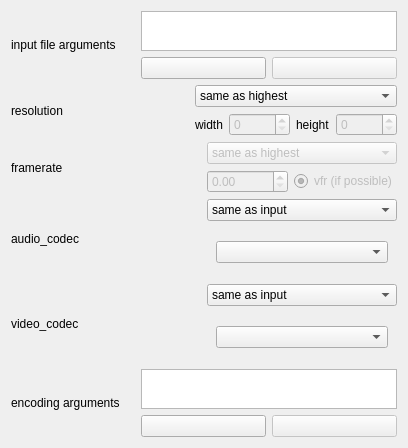
<?xml version="1.0" encoding="UTF-8"?>
<ui version="4.0">
 <class>VideoInfoWidget</class>
 <widget class="QWidget" name="VideoInfoWidget">
  <property name="geometry">
   <rect>
    <x>0</x>
    <y>0</y>
    <width>408</width>
    <height>448</height>
   </rect>
  </property>
  <property name="windowTitle">
   <string>Form</string>
  </property>
  <layout class="QGridLayout" name="gridLayout">
   <item row="0" column="0">
    <layout class="QHBoxLayout" name="horizontalLayout_11">
     <item>
      <widget class="QLabel" name="label_8">
       <property name="sizePolicy">
        <sizepolicy hsizetype="Preferred" vsizetype="Preferred">
         <horstretch>0</horstretch>
         <verstretch>0</verstretch>
        </sizepolicy>
       </property>
       <property name="text">
        <string>input file arguments</string>
       </property>
      </widget>
     </item>
     <item>
      <layout class="QVBoxLayout" name="verticalLayout_7">
       <item>
        <widget class="QListWidget" name="listWidget_input_args">
         <property name="sizePolicy">
          <sizepolicy hsizetype="Preferred" vsizetype="Maximum">
           <horstretch>0</horstretch>
           <verstretch>0</verstretch>
          </sizepolicy>
         </property>
         <property name="maximumSize">
          <size>
           <width>16777215</width>
           <height>40</height>
          </size>
         </property>
         <property name="layoutDirection">
          <enum>Qt::LeftToRight</enum>
         </property>
         <property name="lineWidth">
          <number>1</number>
         </property>
         <property name="sizeAdjustPolicy">
          <enum>QAbstractScrollArea::AdjustIgnored</enum>
         </property>
         <property name="movement">
          <enum>QListView::Static</enum>
         </property>
         <property name="flow">
          <enum>QListView::LeftToRight</enum>
         </property>
         <property name="uniformItemSizes">
          <bool>false</bool>
         </property>
        </widget>
       </item>
       <item>
        <layout class="QHBoxLayout" name="horizontalLayout_12">
         <item>
          <widget class="QPushButton" name="pushButton_add_input_args">
           <property name="text">
            <string/>
           </property>
           <property name="icon">
            <iconset resource="main_resources.qrc">
             <normaloff>:/res/image/resources/plus.png</normaloff>:/res/image/resources/plus.png</iconset>
           </property>
          </widget>
         </item>
         <item>
          <widget class="QPushButton" name="pushButton_remove_input_args">
           <property name="enabled">
            <bool>false</bool>
           </property>
           <property name="text">
            <string/>
           </property>
           <property name="icon">
            <iconset resource="main_resources.qrc">
             <normaloff>:/res/image/resources/minus.png</normaloff>:/res/image/resources/minus.png</iconset>
           </property>
          </widget>
         </item>
        </layout>
       </item>
      </layout>
     </item>
    </layout>
   </item>
   <item row="2" column="0">
    <layout class="QHBoxLayout" name="horizontalLayout_5">
     <item>
      <widget class="QLabel" name="label_4">
       <property name="text">
        <string>framerate</string>
       </property>
      </widget>
     </item>
     <item>
      <layout class="QVBoxLayout" name="verticalLayout_3">
       <item>
        <widget class="QComboBox" name="comboBox_framerate">
         <property name="enabled">
          <bool>false</bool>
         </property>
         <item>
          <property name="text">
           <string>same as highest</string>
          </property>
         </item>
         <item>
          <property name="text">
           <string>same as lowest</string>
          </property>
         </item>
         <item>
          <property name="text">
           <string>60fps</string>
          </property>
         </item>
         <item>
          <property name="text">
           <string>30fps</string>
          </property>
         </item>
         <item>
          <property name="text">
           <string>custom</string>
          </property>
         </item>
        </widget>
       </item>
       <item>
        <layout class="QHBoxLayout" name="horizontalLayout_4">
         <item>
          <widget class="QDoubleSpinBox" name="doubleSpinBox_framerate">
           <property name="enabled">
            <bool>false</bool>
           </property>
          </widget>
         </item>
         <item>
          <widget class="QRadioButton" name="radioButton_vfr">
           <property name="enabled">
            <bool>false</bool>
           </property>
           <property name="text">
            <string>vfr (if possible)</string>
           </property>
           <property name="checked">
            <bool>true</bool>
           </property>
          </widget>
         </item>
        </layout>
       </item>
      </layout>
     </item>
    </layout>
   </item>
   <item row="3" column="0">
    <layout class="QHBoxLayout" name="horizontalLayout_6">
     <item>
      <widget class="QLabel" name="label_5">
       <property name="sizePolicy">
        <sizepolicy hsizetype="Expanding" vsizetype="Preferred">
         <horstretch>0</horstretch>
         <verstretch>0</verstretch>
        </sizepolicy>
       </property>
       <property name="text">
        <string>audio_codec</string>
       </property>
      </widget>
     </item>
     <item>
      <layout class="QVBoxLayout" name="verticalLayout_4">
       <item>
        <widget class="QComboBox" name="comboBox_audio_codec">
         <item>
          <property name="text">
           <string>same as input</string>
          </property>
         </item>
         <item>
          <property name="text">
           <string>custom</string>
          </property>
         </item>
        </widget>
       </item>
       <item>
        <widget class="QStackedWidget" name="stackedWidget_audio_codec">
         <property name="currentIndex">
          <number>1</number>
         </property>
         <widget class="QWidget" name="page_lineedit_audio_codec">
          <layout class="QGridLayout" name="gridLayout_4">
           <item row="0" column="0">
            <widget class="QLineEdit" name="lineEdit_audio_codec">
             <property name="enabled">
              <bool>false</bool>
             </property>
             <property name="sizePolicy">
              <sizepolicy hsizetype="Preferred" vsizetype="Fixed">
               <horstretch>0</horstretch>
               <verstretch>0</verstretch>
              </sizepolicy>
             </property>
            </widget>
           </item>
          </layout>
         </widget>
         <widget class="QWidget" name="page_combobox_audio_codec">
          <layout class="QGridLayout" name="gridLayout_5">
           <item row="0" column="0">
            <widget class="QComboBox" name="comboBox_input_audio_codec"/>
           </item>
          </layout>
         </widget>
        </widget>
       </item>
      </layout>
     </item>
    </layout>
   </item>
   <item row="5" column="0">
    <layout class="QHBoxLayout" name="horizontalLayout_9">
     <item>
      <widget class="QLabel" name="label_7">
       <property name="sizePolicy">
        <sizepolicy hsizetype="Preferred" vsizetype="Preferred">
         <horstretch>0</horstretch>
         <verstretch>0</verstretch>
        </sizepolicy>
       </property>
       <property name="text">
        <string>encoding arguments</string>
       </property>
      </widget>
     </item>
     <item>
      <layout class="QVBoxLayout" name="verticalLayout">
       <item>
        <widget class="QListWidget" name="listWidget_args">
         <property name="sizePolicy">
          <sizepolicy hsizetype="Preferred" vsizetype="Maximum">
           <horstretch>0</horstretch>
           <verstretch>0</verstretch>
          </sizepolicy>
         </property>
         <property name="maximumSize">
          <size>
           <width>16777215</width>
           <height>40</height>
          </size>
         </property>
         <property name="layoutDirection">
          <enum>Qt::LeftToRight</enum>
         </property>
         <property name="lineWidth">
          <number>1</number>
         </property>
         <property name="sizeAdjustPolicy">
          <enum>QAbstractScrollArea::AdjustIgnored</enum>
         </property>
         <property name="movement">
          <enum>QListView::Static</enum>
         </property>
         <property name="flow">
          <enum>QListView::LeftToRight</enum>
         </property>
         <property name="uniformItemSizes">
          <bool>false</bool>
         </property>
        </widget>
       </item>
       <item>
        <layout class="QHBoxLayout" name="horizontalLayout_10">
         <item>
          <widget class="QPushButton" name="pushButton_add">
           <property name="text">
            <string/>
           </property>
           <property name="icon">
            <iconset resource="main_resources.qrc">
             <normaloff>:/res/image/resources/plus.png</normaloff>:/res/image/resources/plus.png</iconset>
           </property>
          </widget>
         </item>
         <item>
          <widget class="QPushButton" name="pushButton_remove">
           <property name="enabled">
            <bool>false</bool>
           </property>
           <property name="text">
            <string/>
           </property>
           <property name="icon">
            <iconset resource="main_resources.qrc">
             <normaloff>:/res/image/resources/minus.png</normaloff>:/res/image/resources/minus.png</iconset>
           </property>
          </widget>
         </item>
        </layout>
       </item>
      </layout>
     </item>
    </layout>
   </item>
   <item row="1" column="0">
    <layout class="QHBoxLayout" name="horizontalLayout_2">
     <item>
      <widget class="QLabel" name="label">
       <property name="text">
        <string>resolution</string>
       </property>
      </widget>
     </item>
     <item>
      <layout class="QVBoxLayout" name="verticalLayout_2">
       <item>
        <widget class="QComboBox" name="comboBox_resolution">
         <item>
          <property name="text">
           <string>same as highest</string>
          </property>
         </item>
         <item>
          <property name="text">
           <string>same as lowest</string>
          </property>
         </item>
         <item>
          <property name="text">
           <string>1920x1080</string>
          </property>
         </item>
         <item>
          <property name="text">
           <string>3840x2160</string>
          </property>
         </item>
         <item>
          <property name="text">
           <string>custom</string>
          </property>
         </item>
        </widget>
       </item>
       <item>
        <layout class="QHBoxLayout" name="horizontalLayout">
         <item>
          <widget class="QLabel" name="label_2">
           <property name="text">
            <string>width</string>
           </property>
          </widget>
         </item>
         <item>
          <widget class="QSpinBox" name="spinBox_width">
           <property name="enabled">
            <bool>false</bool>
           </property>
           <property name="maximum">
            <number>99999</number>
           </property>
          </widget>
         </item>
         <item>
          <widget class="QLabel" name="label_3">
           <property name="text">
            <string>height</string>
           </property>
          </widget>
         </item>
         <item>
          <widget class="QSpinBox" name="spinBox_height">
           <property name="enabled">
            <bool>false</bool>
           </property>
           <property name="maximum">
            <number>99999</number>
           </property>
          </widget>
         </item>
        </layout>
       </item>
      </layout>
     </item>
    </layout>
   </item>
   <item row="4" column="0">
    <layout class="QHBoxLayout" name="horizontalLayout_7">
     <item>
      <widget class="QLabel" name="label_6">
       <property name="sizePolicy">
        <sizepolicy hsizetype="Expanding" vsizetype="Preferred">
         <horstretch>0</horstretch>
         <verstretch>0</verstretch>
        </sizepolicy>
       </property>
       <property name="text">
        <string>video_codec</string>
       </property>
      </widget>
     </item>
     <item>
      <layout class="QVBoxLayout" name="verticalLayout_6">
       <item>
        <widget class="QComboBox" name="comboBox_video_codec">
         <item>
          <property name="text">
           <string>same as input</string>
          </property>
         </item>
         <item>
          <property name="text">
           <string>h264</string>
          </property>
         </item>
         <item>
          <property name="text">
           <string>hevc</string>
          </property>
         </item>
         <item>
          <property name="text">
           <string>custom</string>
          </property>
         </item>
        </widget>
       </item>
       <item>
        <widget class="QStackedWidget" name="stackedWidget_video_codec">
         <property name="sizePolicy">
          <sizepolicy hsizetype="Preferred" vsizetype="Preferred">
           <horstretch>0</horstretch>
           <verstretch>0</verstretch>
          </sizepolicy>
         </property>
         <property name="currentIndex">
          <number>1</number>
         </property>
         <widget class="QWidget" name="page_lineedit_video_codec">
          <layout class="QGridLayout" name="gridLayout_3">
           <item row="0" column="0">
            <widget class="QLineEdit" name="lineEdit_video_codec">
             <property name="enabled">
              <bool>false</bool>
             </property>
             <property name="sizePolicy">
              <sizepolicy hsizetype="Preferred" vsizetype="Fixed">
               <horstretch>0</horstretch>
               <verstretch>0</verstretch>
              </sizepolicy>
             </property>
            </widget>
           </item>
          </layout>
         </widget>
         <widget class="QWidget" name="page_combobox_video_codec">
          <layout class="QGridLayout" name="gridLayout_2">
           <item row="0" column="0">
            <widget class="QComboBox" name="comboBox_input_video_codec"/>
           </item>
          </layout>
         </widget>
        </widget>
       </item>
      </layout>
     </item>
    </layout>
   </item>
  </layout>
 </widget>
 <resources>
  <include location="main_resources.qrc"/>
 </resources>
 <connections/>
</ui>
